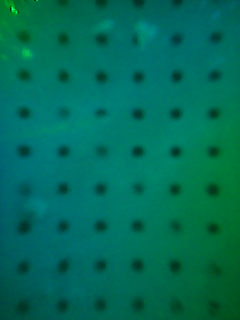
#> input picture Digit/DIGIT1.png, 240 x 320 px
$ python Digit.py
#> lines starting #> are read from the running program, lines starting #| are printed output that depends on the picture; after the words box and inside, x2 and y2 are one past the last pixel; in counts of white or black regions, pixels touching at a corner belong together; long printed decimals are rounded
#> in main, image is the input picture: shape (320, 240, 3); mean B, G, R 88.1, 108.3, 0
# import the necessary packages
import cv2
import imutils
import numpy as np


def process_image(image):
    # convert image to grayscale, and blur it slightly
    gray = cv2.cvtColor(image, cv2.COLOR_BGR2GRAY)
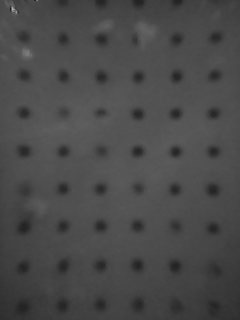
#> gray: shape (320, 240); min 23, max 178, mean 73.6
    # (image, kernel size, standard deviation of gaussian distribution (0 means it's calculated by the function))
    blurred = cv2.GaussianBlur(gray, (15, 15), 0)

    # Threshold the image
    # (image, output threshold value, adaptive threshold method, threshold method, subregion pixel size, offset)
    # alternate adaptive threshold method: cv2.ADAPTIVE_THRESH_MEAN_C
    thresh = cv2.adaptiveThreshold(blurred, 100, cv2.ADAPTIVE_THRESH_GAUSSIAN_C, cv2.THRESH_BINARY_INV, 29, 6.5)
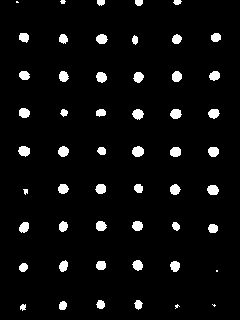
#> thresh: shape (320, 240); values 0 (black) and 100 (white), 4.7% white; 53 white regions (5 under 20 px)

    # find external contours in the image
    cnts = cv2.findContours(thresh.copy(), cv2.RETR_EXTERNAL, cv2.CHAIN_APPROX_SIMPLE)
#> cnts = 53 contours, 6 with area under 20; largest, box (x1, y1, x2, y2) and area: (132, 146, 144, 157) 87, (18, 146, 30, 157) 82, (207, 185, 219, 195) 81, (170, 147, 181, 157) 78, (132, 109, 144, 120) 78
    cnts = imutils.grab_contours(cnts)
    # clone = cv2.cvtColor(gray.copy(), cv2.COLOR_GRAY2RGB)  # Convert back to RGB
    clone = image.copy()

    # loop over the contours and collect the areas (also draw the contours onto the image copy)
    imx = len(gray[1, :])
#> imx = 240
    imy = len(gray[:, 1])
#> imy = 320
    areas = np.zeros((imy, imx))
    for (i, c) in enumerate(cnts):
        # compute the area and the perimeter of the contour
        area = cv2.contourArea(c)
        # perimeter = cv2.arcLength(c, True)

        # compute the center of the contour
        m = cv2.moments(c)
        cx = int(m["m10"] / (m["m00"] + 0.0000001))
        cy = int(m["m01"] / (m["m00"] + 0.0000001))
        areas[cy, cx] = area

        # draw the contour on the copy
        cv2.drawContours(clone, [c], -1, (255, 0, 255), 1)
#> this loop made 53 passes
#> (area, cx, cy) on passes 3, 4, 5, 6, 8, 9, 10, 11, 12, 13, 14, 15: (20.5, 22, 306), (46.5, 62, 305), (46.5, 137, 304), (48, 100, 304), (51, 22, 266), (69.5, 174, 265), (63.5, 100, 265), (72, 137, 264), (64.5, 63, 265), (61, 212, 228), (41.5, 175, 225), (71, 23, 226)
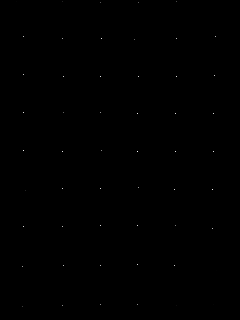
#> areas: shape (320, 240) float64; min 0, max 87, mean 0; drawn with min black and max white
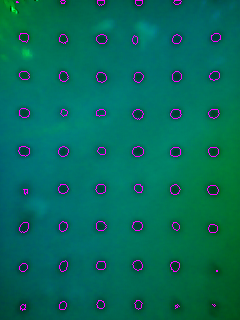
#> clone: shape (320, 240, 3); 1.66% of pixels changed, all inside (x1, y1, x2, y2) = (16, 0, 221, 311)

    # calculate the total contour areas of each defined section of the image
    # section divisions
    x = [0, 80, 160, 240]
    y = [0, 101, 214, 320]
    xlen = len(x) - 1
    ylen = len(y) - 1
    sections = np.zeros((ylen, xlen))
    section_areas = sections.copy()

    for i in range(ylen):
        for j in range(xlen):
            # total area of a section
            section_areas[i, j] = ((x[j + 1] - x[j]) * (y[i + 1] - y[i]))
            # total area of the contours in a section
            sections[i, j] = sum(sum(areas[y[i]:y[i + 1], x[j]:x[j + 1]]))
#> after the loop, section_areas = [[8080, 8080, 8080], [9040, 9040, 9040], [8480, 8480, 8480]]; sections = [[265.5, 318, 289], [348.5, 385.5, 457], [315.5, 375.5, 180]]

    # debugging code
    print(sections)
#| [[265.5 318.  289. ]
#|  [348.5 385.5 457. ]
#|  [315.5 375.5 180. ]]
    print(section_areas)
#| [[8080. 8080. 8080.]
#|  [9040. 9040. 9040.]
#|  [8480. 8480. 8480.]]

    # display the normalized area that the contours take up in each section
    ext = 400  # size of the square that will represent each section
    aug = 10  # augmentation factor (since normalized area is relatively small)
    visual = np.ones((ylen * ext, xlen * ext, 1), dtype=np.uint8)  # image array
    normalized_areas = np.zeros((ylen, xlen))
    for i in range(ylen):
        for j in range(xlen):
            # each square equal to area of contours divided by area of section times some augmentation factor
            normalized_areas[i, j] = ((sections[i, j] / section_areas[i, j]) * 255) * aug
            visual[i * ext:((i + 1) * ext), j * ext:((j + 1) * ext)] = np.around(normalized_areas[i, j])
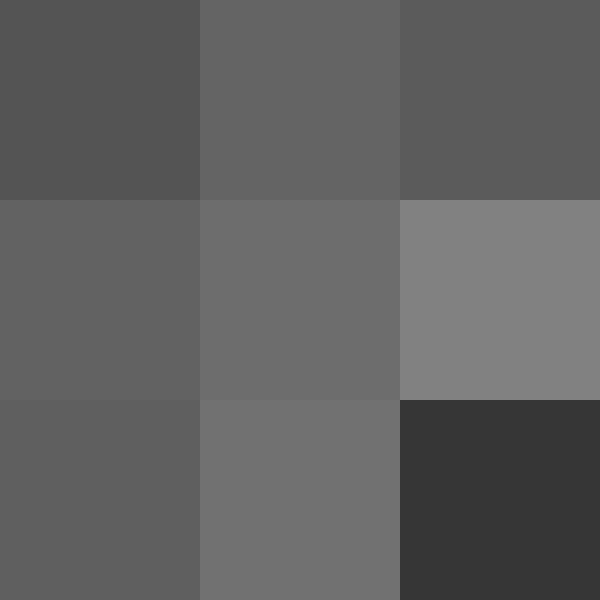
#> visual: shape (1200, 1200, 1) (shown at 1/2 size); min 54, max 129, mean 97
#> after the loop, normalized_areas = [[83.79, 100.4, 91.21], [98.3, 108.7, 128.9], [94.87, 112.9, 54.13]]

    # return thresholded image, image with contours drawn on it, "force" visual, and the normalized areas that make the
    #                                                                                     "force" visual
    return thresh, clone, visual, normalized_areas


def main():
    # load the image
    imfile = 'DIGIT1.png'
    image = cv2.imread(imfile)
    thresh, contours, visual, normalized_areas = process_image(image)
    print(normalized_areas)
#| [[ 83.790 100.359  91.207]
#|  [ 98.305 108.742 128.910]
#|  [ 94.873 112.916  54.127]]
    cv2.imshow("Image", image)
    cv2.waitKey(0)
    cv2.imshow("OpenCV Mean Thresh", thresh)
    cv2.waitKey(0)
    cv2.imshow("Areas", contours)
    cv2.waitKey(0)
    cv2.imshow("Average Areas", visual)
    cv2.waitKey(0)


if __name__ == "__main__":
    main()
